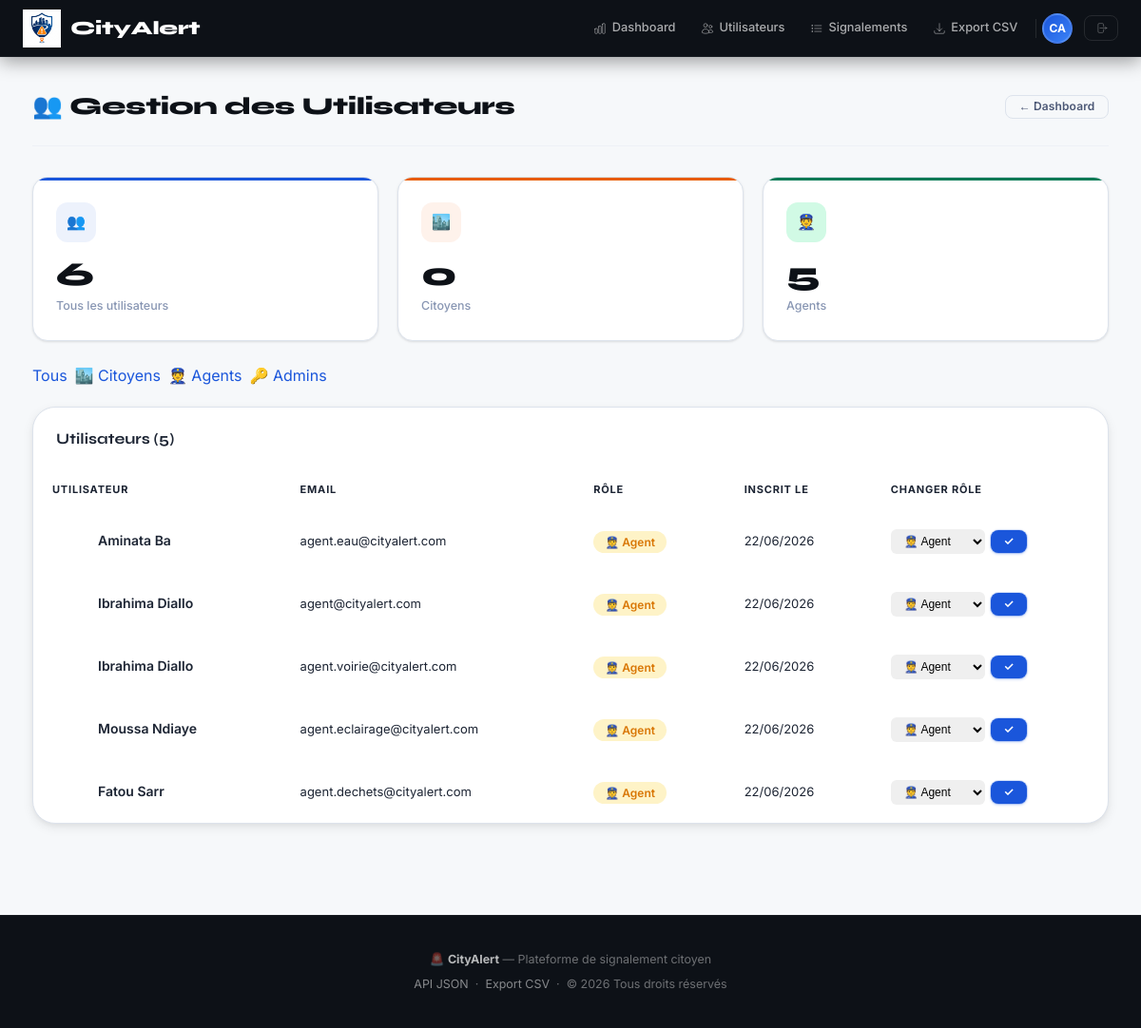
/index.php/admin/citoyens?role=agent (signed in), run on the app's committed database.
### tables this page shows
CREATE TABLE IF NOT EXISTS users (
    id         INT AUTO_INCREMENT PRIMARY KEY,
    nom        VARCHAR(100) NOT NULL,
    prenom     VARCHAR(100) NOT NULL,
    email      VARCHAR(150) NOT NULL UNIQUE,
    password   VARCHAR(255) NOT NULL,
    role       ENUM('citoyen','agent','admin') DEFAULT 'citoyen',
    created_at DATETIME DEFAULT CURRENT_TIMESTAMP,
    updated_at DATETIME DEFAULT CURRENT_TIMESTAMP ON UPDATE CURRENT_TIMESTAMP
);

### app/controllers/AdminController.php (called while the page is built, shortened)
<?php
require_once ROOT_PATH . '/config/Database.php';
class AdminController
{
    private PDO $db;
    public function __construct()
    {
        $this->db = Database::getInstance()->getConnexion();
    }
    public function citoyens(): void
    {
        $filtre = $_GET['role'] ?? '';
        if ($filtre === 'citoyen') {
            $users = $this->db->query(
                "SELECT * FROM users WHERE role = 'citoyen' ORDER BY nom"
            )->fetchAll();
        } elseif ($filtre === 'agent') {
            $users = $this->db->query(
                "SELECT * FROM users WHERE role = 'agent' ORDER BY nom"
            )->fetchAll();
        } elseif ($filtre === 'admin') {
            $users = $this->db->query(
                "SELECT * FROM users WHERE role = 'admin' ORDER BY nom"
            )->fetchAll();
        } else {
            $users = $this->db->query(
                "SELECT * FROM users ORDER BY role, nom"
            )->fetchAll();
        }
        $totalCitoyens = $this->db->query("SELECT COUNT(*) FROM users WHERE role = 'citoyen'")->fetchColumn();
        $totalAgents   = $this->db->query("SELECT COUNT(*) FROM users WHERE role = 'agent'")->fetchColumn();
        $totalAdmins   = $this->db->query("SELECT COUNT(*) FROM users WHERE role = 'admin'")->fetchColumn();
        require VIEW_PATH . '/admin/citoyens.php';
    }
}

### index.php (called while the page is built, shortened)
<?php
require_once __DIR__ . '/app/controllers/AdminController.php';
$router = new Router();
$router->get( '/login',            'AuthController', 'login');
$router->post('/login/traiter',    'AuthController', 'traiterLogin');
$router->get( '/register',         'AuthController', 'register');
$router->post('/register/traiter', 'AuthController', 'traiterRegister');
$router->get( '/logout',           'AuthController', 'logout');
$router->get('/citoyen/dashboard',  'DashboardController', 'citoyen');
$router->get('/agent/dashboard',    'DashboardController', 'agent');
$router->get('/admin/dashboard',    'DashboardController', 'admin');
$router->get( '/admin/utilisateurs',       'AdminController', 'utilisateurs');
$router->get( '/admin/agents',             'AdminController', 'agents');
$router->post('/admin/agents/creer',       'AdminController', 'creerAgent');
$router->get( '/admin/agents/supprimer',   'AdminController', 'supprimerAgent');
$router->post('/admin/changer-role',       'AdminController', 'changerRole');
$router->get( '/signalements',           'SignalementController', 'liste');
$router->get('/admin/citoyens', 'AdminController', 'citoyens');
$router->get( '/signalements/ajouter',   'SignalementController', 'ajouter');
$router->post('/signalements/ajouter',   'SignalementController', 'traiterAjout');
$router->get( '/signalements/detail',    'SignalementController', 'detail');
$router->get( '/signalements/modifier',  'SignalementController', 'modifier');
$router->post('/signalements/modifier',  'SignalementController', 'traiterModifier');
$router->get( '/signalements/supprimer', 'SignalementController', 'supprimer');
$router->post('/signalements/statut',    'SignalementController', 'changerStatut');
$router->post('/signalements/assigner',  'SignalementController', 'assigner');
$router->post('/commentaires/ajouter', 'CommentaireController', 'ajouter');
if (class_exists('ApiController')) {
    $router->get('/api/signalements', 'ApiController', 'signalements');
    $router->get('/api/signalement',  'ApiController', 'signalement');
    $router->get('/api/stats',        'ApiController', 'stats');
}
if (class_exists('ExportController')) {
    $router->get('/export/csv', 'ExportController', 'csv');
}
$router->dispatch();

### config/Database.php (called while the page is built, shortened)
<?php
class Database
{
    private static ?Database $instance = null;
    private PDO $connexion;
    private function __construct()
    {
        try {
            $dsn = "mysql:host=" . DB_HOST . ";port=" . DB_PORT
                 . ";dbname=" . DB_NAME . ";charset=" . DB_CHARSET;
            $this->connexion = new PDO($dsn, DB_USER, DB_PASS);
            $this->connexion->setAttribute(PDO::ATTR_ERRMODE,            PDO::ERRMODE_EXCEPTION);
            $this->connexion->setAttribute(PDO::ATTR_DEFAULT_FETCH_MODE, PDO::FETCH_ASSOC);
            $this->connexion->setAttribute(PDO::ATTR_EMULATE_PREPARES,   false);
        } catch (PDOException $e) {
            die("❌ Erreur de connexion : " . $e->getMessage());
        }
    }
    public static function getInstance(): self
    {
        if (self::$instance === null) self::$instance = new self();
        return self::$instance;
    }
    public function getConnexion(): PDO { return $this->connexion; }
}

### app/views/admin/citoyens.php (the view, shortened to what this page needs)
<?php require_once VIEW_PATH . '/layout/header.php'; ?>
<?php require_once VIEW_PATH . '/layout/navbar.php'; ?>
<div class="container">
    <div class="page-header">
        <h1>👥 Gestion des Utilisateurs</h1>
        <a href="<?= BASE_URL ?>/admin/dashboard" class="btn btn-outline btn-sm">← Dashboard</a>
    </div>
    <div class="stats-grid" style="grid-template-columns:repeat(3,1fr);margin-bottom:24px">
        <a href="<?= BASE_URL ?>/admin/citoyens" class="stat-card" style="text-decoration:none;cursor:pointer">
            <div class="stat-icon">👥</div>
            <div class="stat-value"><?= $totalCitoyens + $totalAgents + $totalAdmins ?></div>
            <div class="stat-label">Tous les utilisateurs</div>
        </a>
        <a href="<?= BASE_URL ?>/admin/citoyens?role=citoyen" class="stat-card stat-orange" style="text-decoration:none;cursor:pointer">
            <div class="stat-icon">🏙️</div>
            <div class="stat-value"><?= $totalCitoyens ?></div>
            <div class="stat-label">Citoyens</div>
        </a>
        <a href="<?= BASE_URL ?>/admin/citoyens?role=agent" class="stat-card stat-green" style="text-decoration:none;cursor:pointer">
            <div class="stat-icon">👮</div>
            <div class="stat-value"><?= $totalAgents ?></div>
            <div class="stat-label">Agents</div>
        </a>
    </div>
    <div style="display:flex;gap:8px;margin-bottom:20px;flex-wrap:wrap">
        <a href="<?= BASE_URL ?>/admin/citoyens"
           class="filter-btn <?= empty($_GET['role']) ? 'active' : '' ?>">Tous</a>
        <a href="<?= BASE_URL ?>/admin/citoyens?role=citoyen"
           class="filter-btn <?= ($_GET['role'] ?? '') === 'citoyen' ? 'active' : '' ?>">🏙️ Citoyens</a>
        <a href="<?= BASE_URL ?>/admin/citoyens?role=agent"
           class="filter-btn <?= ($_GET['role'] ?? '') === 'agent' ? 'active' : '' ?>">👮 Agents</a>
        <a href="<?= BASE_URL ?>/admin/citoyens?role=admin"
           class="filter-btn <?= ($_GET['role'] ?? '') === 'admin' ? 'active' : '' ?>">🔑 Admins</a>
    </div>
    <div class="form-card" style="max-width:100%;padding:0;overflow:hidden">
        <div style="padding:20px 24px;border-bottom:1px solid var(--gray-100);display:flex;align-items:center;justify-content:space-between">
            <h3 style="font-family:var(--font-display);font-size:16px;font-weight:700;color:var(--gray-900)">
                Utilisateurs (<?= count($users) ?>)
            </h3>
        </div>
        <div style="overflow-x:auto">
            <table style="width:100%;border-collapse:collapse">
                <thead>
                    <tr style="background:var(--gray-50)">
                        <th style="padding:12px 20px;text-align:left;font-size:11px;font-weight:700;color:var(--gray-400);text-transform:uppercase;letter-spacing:.8px;border-bottom:1px solid var(--gray-100)">Utilisateur</th>
                        <th style="padding:12px 20px;text-align:left;font-size:11px;font-weight:700;color:var(--gray-400);text-transform:uppercase;letter-spacing:.8px;border-bottom:1px solid var(--gray-100)">Email</th>
                        <th style="padding:12px 20px;text-align:left;font-size:11px;font-weight:700;color:var(--gray-400);text-transform:uppercase;letter-spacing:.8px;border-bottom:1px solid var(--gray-100)">Rôle</th>
                        <th style="padding:12px 20px;text-align:left;font-size:11px;font-weight:700;color:var(--gray-400);text-transform:uppercase;letter-spacing:.8px;border-bottom:1px solid var(--gray-100)">Inscrit le</th>
                        <th style="padding:12px 20px;text-align:left;font-size:11px;font-weight:700;color:var(--gray-400);text-transform:uppercase;letter-spacing:.8px;border-bottom:1px solid var(--gray-100)">Changer rôle</th>
                    </tr>
                </thead>
                <tbody>
                    <?php foreach ($users as $u): ?>
                        <tr style="border-bottom:1px solid var(--gray-100)">
                            <td style="padding:14px 20px">
                                <div style="display:flex;align-items:center;gap:10px">
                                    <div style="width:38px;height:38px;border-radius:50%;background:linear-gradient(135deg,var(--primary),var(--accent));display:flex;align-items:center;justify-content:center;color:white;font-weight:700;font-size:13px;flex-shrink:0">
                                    </div>
                                    <div>
                                        <div style="font-weight:600;font-size:14px;color:var(--gray-900)">
                                            <?= htmlspecialchars($u['prenom'] . ' ' . $u['nom']) ?>
                                        </div>
                                    </div>
                                </div>
                            </td>
                            <td style="padding:14px 20px;font-size:13px;color:var(--gray-500)">
                                <?= htmlspecialchars($u['email']) ?>
                            </td>
                            <td style="padding:14px 20px">
                                <?php if ($u['role'] === 'admin'): ?>
                                    <span style="background:#EBF2FB;color:#1B4F8A;padding:4px 12px;border-radius:20px;font-size:12px;font-weight:600">🔑 Admin</span>
                                <?php elseif ($u['role'] === 'agent'): ?>
                                    <span style="background:#FEF3C7;color:#D97706;padding:4px 12px;border-radius:20px;font-size:12px;font-weight:600">👮 Agent</span>
                                <?php else: ?>
                                    <span style="background:#F3F4F6;color:#6B7280;padding:4px 12px;border-radius:20px;font-size:12px;font-weight:600">🏙️ Citoyen</span>
                                <?php endif; ?>
                            </td>
                            <td style="padding:14px 20px;font-size:13px;color:var(--gray-500)">
                                <?= date('d/m/Y', strtotime($u['created_at'])) ?>
                            </td>
                            <td style="padding:14px 20px">
                                <?php if ($u['id'] !== (int)$_SESSION['user']['id']): ?>
                                    <form method="POST" action="<?= BASE_URL ?>/admin/changer-role"
                                          style="display:inline-flex;gap:6px;align-items:center">
                                        <select name="role"
                                                style="font-size:12px;padding:5px 10px;border:1.5px solid var(--gray-200);border-radius:6px;outline:none;cursor:pointer">
                                            <option value="agent"   <?= $u['role']==='agent'  ?'selected':'' ?>>👮 Agent</option>
                                        </select>
                                        <button type="submit" class="btn btn-sm btn-primary">✓</button>
                                    </form>
                                <?php else: ?>
                                    <span style="font-size:12px;color:var(--gray-400);font-style:italic">C'est vous</span>
                                <?php endif; ?>
                            </td>
                        </tr>
                    <?php endforeach; ?>
                </tbody>
            </table>
        </div>
    </div>
</div>
<?php require_once VIEW_PATH . '/layout/footer.php'; ?>

### public/assets/css/style.css (style rules this page uses)
:root { --ink: #0d1117; --ink-soft: #1c2433; --surface: #ffffff; --surface-2: #f6f8fa; --surface-3: #eef1f6; --border: #dde3ec; --border-soft: #eef1f6; --blue: #1a56db; --blue-light: #3b82f6; --blue-ghost: rgba(26,86,219,.08); --blue-dark: #1344b0; --orange: #e85d04; --orange-light: #fb923c; --orange-ghost: rgba(232,93,4,.08); --green: #057a55; --green-light: #d1fae5; --red: #c81e1e; --red-light: #fde8e8; --yellow: #c27803; --yellow-light: #fdf6b2; --purple: #6c2bd9; --purple-light: #edebfe; --text: #1c2433; --text-soft: #4b5775; --text-muted: #8896b3; --text-inverse: #ffffff; --font-body: 'Inter', system-ui, sans-serif; --font-display: 'Syne', 'Inter', sans-serif; --r-xs: 4px; --r-sm: 8px; --r: 12px; --r-lg: 16px; --r-xl: 24px; --r-2xl: 32px; --r-full:9999px; --sh-xs: 0 1px 2px rgba(0,0,0,.05); --sh-sm: 0 1px 3px rgba(0,0,0,.08),0 1px 2px rgba(0,0,0,.04); --sh: 0 4px 12px rgba(0,0,0,.08),0 2px 4px rgba(0,0,0,.04); --sh-md: 0 8px 24px rgba(0,0,0,.1),0 4px 8px rgba(0,0,0,.06); --sh-lg: 0 20px 40px rgba(0,0,0,.12),0 8px 16px rgba(0,0,0,.06); --sh-xl: 0 32px 64px rgba(0,0,0,.16); --ease: cubic-bezier(.4,0,.2,1); --t: .2s var(--ease); --t-lg: .35s var(--ease); }
*,*::before,*::after { box-sizing:border-box;margin:0;padding:0 }
html { scroll-behavior:smooth;-webkit-text-size-adjust:100% }
body { font-family:var(--font-body); background:var(--surface-2); color:var(--text); line-height:1.6; -webkit-font-smoothing:antialiased; min-height:100vh; }
a { color:var(--blue);text-decoration:none;transition:color var(--t) }
button { font-family:var(--font-body);cursor:pointer }
.container { max-width:1180px;margin:0 auto;padding:2rem 1.5rem }
.page-header { display:flex;align-items:center;justify-content:space-between; margin-bottom:2rem; padding-bottom:1.25rem; border-bottom:1px solid var(--border-soft); }
.page-header h1 { font-family:var(--font-display); font-size:1.6rem; font-weight:800; color:var(--ink); letter-spacing:-.4px; display:flex;align-items:center;gap:.6rem; }
.btn { display:inline-flex;align-items:center;gap:.45rem; padding:.55rem 1.2rem; border-radius:var(--r); font-size:.83rem;font-weight:600; border:none;cursor:pointer; transition:all var(--t); white-space:nowrap; letter-spacing:.01em; line-height:1; }
.btn-primary { background:var(--blue);color:#fff; box-shadow:0 1px 3px rgba(26,86,219,.3),0 0 0 1px rgba(26,86,219,.15); }
.btn-outline { background:transparent;color:var(--text-soft); border:1.5px solid var(--border); }
.btn-sm { padding:.35rem .85rem;font-size:.75rem;border-radius:var(--r-sm) }
.form-card { background:var(--surface);border-radius:var(--r-xl); padding:2rem;box-shadow:var(--sh); border:1px solid var(--border);max-width:780px; }
.stats-grid { display:grid; grid-template-columns:repeat(auto-fit,minmax(220px,1fr)); gap:1.25rem;margin-bottom:2rem; }
.stat-card { background:var(--surface);border-radius:var(--r-lg); padding:1.6rem 1.5rem; border:1px solid var(--border);box-shadow:var(--sh-sm); position:relative;overflow:hidden; transition:all var(--t); }
.stat-card::after { content:'';position:absolute;top:0;left:0;right:0;height:3px; background:var(--blue); }
.stat-card.stat-orange::after { background:var(--orange) }
.stat-card.stat-green::after { background:var(--green) }
.stat-icon { width:42px;height:42px;border-radius:var(--r); background:var(--blue-ghost); display:flex;align-items:center;justify-content:center; margin-bottom:1rem; color:var(--blue); }
.stat-card.stat-orange .stat-icon { background:var(--orange-ghost);color:var(--orange) }
.stat-card.stat-green .stat-icon { background:#d1fae5;color:var(--green) }
.stat-value { font-family:var(--font-display); font-size:2.2rem;font-weight:800; color:var(--ink);letter-spacing:-1.5px;line-height:1; }
.stat-label { font-size:.78rem;color:var(--text-muted);margin-top:.4rem;font-weight:500 }

### data on the page
users: prenom+nom "Aminata Ba", email "agent.eau@cityalert.com", shows "👮 Agent", created_at "22/06/2026", role "👮 Agent"
users: prenom+nom "Ibrahima Diallo", email "agent@cityalert.com", shows "👮 Agent", created_at "22/06/2026", role "👮 Agent"
users: prenom+nom "Ibrahima Diallo", email "agent.voirie@cityalert.com", shows "👮 Agent", created_at "22/06/2026", role "👮 Agent"
users: prenom+nom "Moussa Ndiaye", email "agent.eclairage@cityalert.com", shows "👮 Agent", created_at "22/06/2026", role "👮 Agent"
users: prenom+nom "Fatou Sarr", email "agent.dechets@cityalert.com", shows "👮 Agent", created_at "22/06/2026", role "👮 Agent"

### other printed values
$totalCitoyens + $totalAgents + $totalAdmins "6"
$totalCitoyens "0"
$totalAgents "5"
count($users) "5"
